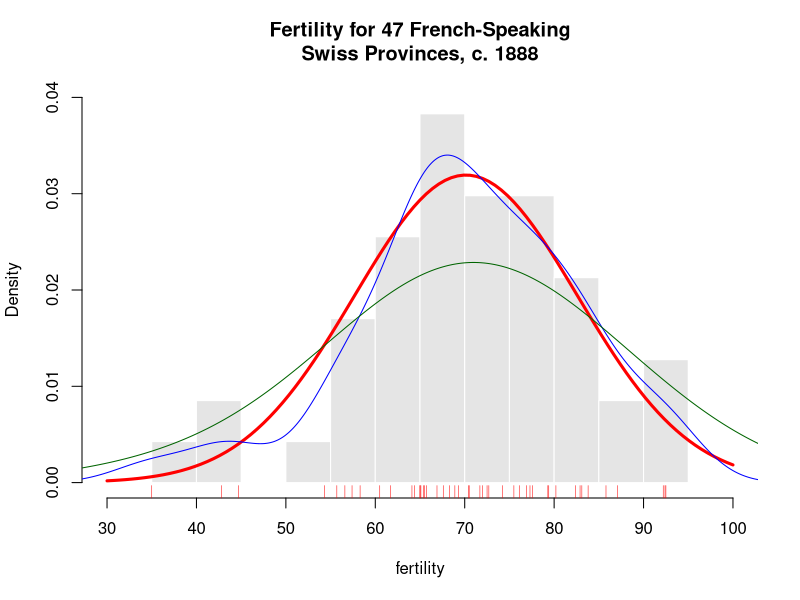

This chart was generated by the following R code:
# R Statistics Essential Training
# Ex02_05
# Overlaying Plots
rm(list = ls())
# LOAD DATASET
require("datasets")
?swiss
swiss
str(swiss)
data(swiss)
fertility <- swiss$Fertility

# PLOTS
# Plot 1: Histogram
h <- hist(fertility,
          prob = TRUE,  # Flipside of "freq = FALSE"
          ylim = c(0, 0.04),
          xlim = c(30, 100),
          breaks = 11,
          col = "#E5E5E5",
          border = 0,
          main = "Fertility for 47 French-Speaking\nSwiss Provinces, c. 1888")

# Plot 2: Normal curve (if prob = TRUE)
curve(dnorm(x, mean = mean(fertility), sd = sd(fertility)), 
      col = "red", 
      lwd = 3,
      add = TRUE)

# Plot 3 & 4: Kernel density lines (if prob = TRUE)
lines(density(fertility), col = "blue")
lines(density(fertility, adjust = 3), col = "darkgreen")

# Plot 5: Rug (That is, lineplot under histogram)
rug(fertility, col = "red")

rm(list = ls())  # Clean up